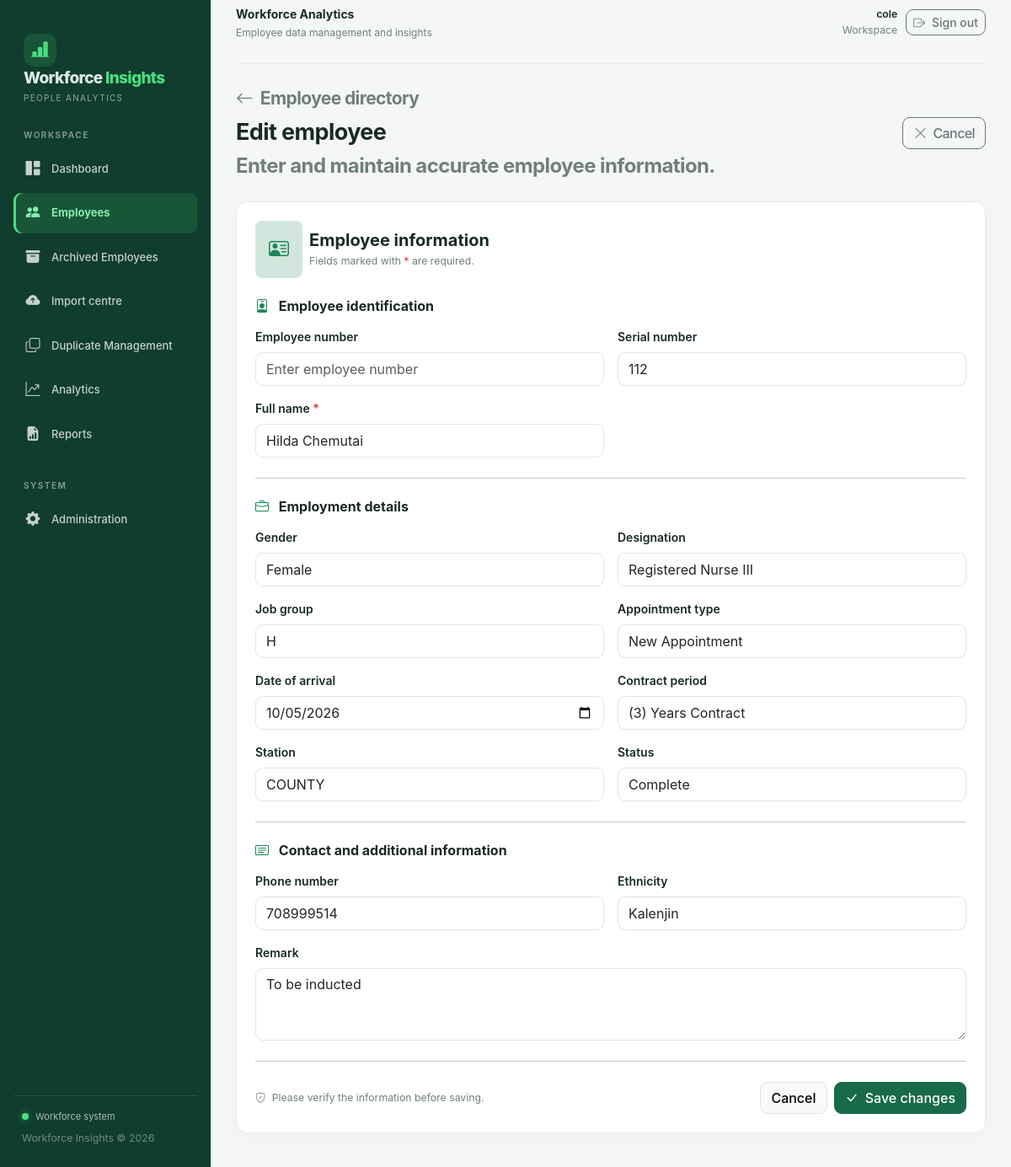
Page /employees/1885/edit/ (signed in) on the committed database.
### apps/employees/models.py (models this page shows, shortened)
class Employee(models.Model):
    employee_number = models.CharField(
        max_length=50,
        unique=True,
        null=True,
        blank=True
    )
    serial_number = models.PositiveIntegerField(
        null=True,
        blank=True
    )
    full_name = models.CharField(max_length=200)
    gender = models.CharField(max_length=30, blank=True)
    designation = models.CharField(max_length=200, blank=True)
    job_group = models.CharField(max_length=30, blank=True)
    appointment_type = models.CharField(max_length=100, blank=True)
    date_of_arrival = models.DateField(null=True, blank=True)
    contract_period = models.CharField(max_length=100, blank=True)
    station = models.CharField(max_length=150, blank=True)
    phone_number = models.CharField(max_length=30, blank=True)
    ethnicity = models.CharField(max_length=100, blank=True)
    status = models.CharField(max_length=100, blank=True)
    remark = models.TextField(blank=True)
    custom_data = models.JSONField(
        default=dict,
        blank=True
    )
    is_archived = models.BooleanField(default=False)
    created_at = models.DateTimeField(auto_now_add=True)
    updated_at = models.DateTimeField(auto_now=True)
    class Meta:
        ordering = ["full_name"]
        indexes = [
            models.Index(fields=["employee_number"]),
            models.Index(fields=["date_of_arrival"]),
            models.Index(fields=["station"]),
            models.Index(fields=["job_group"]),
            models.Index(fields=["status"]),
            models.Index(fields=["is_archived"]),
        ]

### apps/employees/views.py (the view)
# urls.py: path("<int:pk>/edit/", views.employee_update, name="employee_update"),
@login_required
def employee_update(request, pk):
    employee = get_object_or_404(
        Employee,
        pk=pk,
        is_archived=False
    )
    if request.method == "POST":
        form = EmployeeForm(
            request.POST,
            instance=employee
        )
        if form.is_valid():
            form.save()
            messages.success(
                request,
                "Employee information updated successfully."
            )
            return redirect(
                "employee_detail",
                pk=employee.pk
            )
    else:
        form = EmployeeForm(instance=employee)
    return render(
        request,
        "employees/form.html",
        {
            "form": form,
            "title": "Edit employee",
            "employee": employee,
        }
    )

### templates/employees/form.html (shortened to what this page needs)
{% extends "base.html" %}
{% block content %}
<div class="page-heading">
    <div>
        <div class="small mb-2">
            <a href="{% url 'employee_list' %}" class="text-decoration-none text-muted">
                <i class="bi bi-arrow-left me-1"></i>
                Employee directory
            </a>
        </div>
        <h1>{{ title }}</h1>
        <p class="mb-0">
            Enter and maintain accurate employee information.
        </p>
    </div>
    <a href="{% url 'employee_list' %}" class="btn btn-outline-secondary">
        <i class="bi bi-x-lg me-1"></i>
        Cancel
    </a>
</div>
<div class="content-card">
    <div class="d-flex align-items-center gap-2 mb-4">
        <div class="rounded-3 bg-success-subtle text-success p-3">
            <i class="bi bi-person-vcard fs-4"></i>
        </div>
        <div>
            <h5 class="mb-1">Employee information</h5>
            <p class="small text-muted mb-0">
                Fields marked with <span class="text-danger">*</span> are required.
            </p>
        </div>
    </div>
    <form method="post" novalidate>
        <div class="mb-4">
            <h6 class="fw-bold mb-3">
                <i class="bi bi-person-badge text-success me-2"></i>
                Employee identification
            </h6>
            <div class="row g-3">
                {% for field in form %}
                    {% if field.name == "employee_number" or field.name == "serial_number" or field.name == "full_name" %}
                        <div class="col-12 col-md-6">
                            <label for="{{ field.id_for_label }}" class="form-label fw-semibold">
                                {{ field.label }}
                                {% if field.field.required %}
                                    <span class="text-danger">*</span>
                                {% endif %}
                            </label>
                            {{ field }}
                        </div>
                    {% endif %}
                {% endfor %}
            </div>
        </div>
        <hr class="my-4">
        <div class="mb-4">
            <h6 class="fw-bold mb-3">
                <i class="bi bi-briefcase text-success me-2"></i>
                Employment details
            </h6>
            <div class="row g-3">
                {% for field in form %}
                    {% if field.name == "gender" or field.name == "designation" or field.name == "job_group" or field.name == "appointment_type" or field.name == "date_of_arrival" or field.name == "contract_period" or field.name == "station" or field.name == "status" %}
                        <div class="col-12 col-md-6">
                            <label for="{{ field.id_for_label }}" class="form-label fw-semibold">
                                {{ field.label }}
                            </label>
                            {{ field }}
                        </div>
                    {% endif %}
                {% endfor %}
            </div>
        </div>
        <hr class="my-4">
        <div class="mb-4">
            <h6 class="fw-bold mb-3">
                <i class="bi bi-card-text text-success me-2"></i>
                Contact and additional information
            </h6>
            <div class="row g-3">
                {% for field in form %}
                    {% if field.name == "phone_number" or field.name == "ethnicity" %}
                        <div class="col-12 col-md-6">
                            <label for="{{ field.id_for_label }}" class="form-label fw-semibold">
                                {{ field.label }}
                            </label>
                            {{ field }}
                        </div>
                    {% endif %}
                {% endfor %}
                {% for field in form %}
                    {% if field.name == "remark" %}
                        <div class="col-12">
                            <label for="{{ field.id_for_label }}" class="form-label fw-semibold">
                                {{ field.label }}
                            </label>
                            {{ field }}
                        </div>
                    {% endif %}
                {% endfor %}
            </div>
        </div>
        <hr class="my-4">
        <div class="d-flex flex-wrap justify-content-between align-items-center gap-3">
            <span class="small text-muted">
                <i class="bi bi-shield-check me-1"></i>
                Please verify the information before saving.
            </span>
            <div class="d-flex flex-wrap gap-2">
                <a href="{% url 'employee_list' %}" class="btn btn-light border">
                    Cancel
                </a>
                <button type="submit" class="btn btn-success">
                    <i class="bi bi-check-lg me-1"></i>
                    {% if employee %}
                        Save changes
                    {% else %}
                        Add employee
                    {% endif %}
                </button>
            </div>
        </div>
    </form>
</div>
{% endblock %}

### templates/base.html (shortened to what this page needs)
{% load static %}
<!doctype html>
<html lang="en">
<head>
    <link href="https://cdn.jsdelivr.net/npm/bootstrap@5.3.3/dist/css/bootstrap.min.css"
          rel="stylesheet">
    <link rel="stylesheet"
          href="https://cdn.jsdelivr.net/npm/bootstrap-icons@1.11.3/font/bootstrap-icons.min.css">
    <link rel="stylesheet" href="{% static 'css/app.css' %}">
</head>
<body>
<div class="app-shell">
    <aside class="sidebar" id="appSidebar">
        <a href="{% url 'dashboard' %}" class="sidebar-brand">
            <div class="brand-icon">
                <i class="bi bi-bar-chart-line-fill"></i>
            </div>
            <div>
                <div class="brand-name">
                    Workforce <span>Insights</span>
                </div>
                <span class="brand-caption">People analytics</span>
            </div>
        </a>
        <div class="nav-section">WORKSPACE</div>
        <nav class="sidebar-nav">
            <a href="{% url 'dashboard' %}"
               class="sidebar-link {% if request.path == '/' %}active{% endif %}">
                <i class="bi bi-grid-1x2-fill"></i>
                <span>Dashboard</span>
            </a>
            <a href="{% url 'employee_list' %}"
               class="sidebar-link {% if request.resolver_match.url_name == 'employee_list' or request.resolver_match.url_name == 'employee_create' or request.resolver_match.url_name == 'employee_detail' or request.resolver_match.url_name == 'employee_update' or request.resolver_match.url_name == 'employee_archive' %}active{% endif %}">
                <i class="bi bi-people-fill"></i>
                <span>Employees</span>
            </a>
            <a href="{% url 'archived_employee_list' %}"
               class="sidebar-link {% if request.resolver_match.url_name == 'archived_employee_list' %}active{% endif %}">
                <i class="bi bi-archive-fill"></i>
                <span>Archived Employees</span>
            </a>
            <a href="{% url 'imports:upload' %}"
               class="sidebar-link {% if request.resolver_match.app_name == 'imports' %}active{% endif %}">
                <i class="bi bi-cloud-arrow-up-fill"></i>
                <span>Import centre</span>
            </a>
            <a href="{% url 'duplicates:dashboard' %}"
               class="sidebar-link {% if request.resolver_match.app_name == 'duplicates' %}active{% endif %}">
                <i class="bi bi-copy"></i>
                <span>Duplicate Management</span>
            </a>
            <a href="/analytics/"
               class="sidebar-link {% if request.path|slice:':11' == '/analytics/' %}active{% endif %}">
                <i class="bi bi-graph-up-arrow"></i>
                <span>Analytics</span>
            </a>
            <a href="/reports/"
               class="sidebar-link {% if request.path|slice:':9' == '/reports/' %}active{% endif %}">
                <i class="bi bi-file-earmark-bar-graph-fill"></i>
                <span>Reports</span>
            </a>
        </nav>
        <div class="nav-section mt-3">SYSTEM</div>
        <nav class="sidebar-nav">
            <a href="/admin/" class="sidebar-link">
                <i class="bi bi-gear-fill"></i>
                <span>Administration</span>
            </a>
        </nav>
        <div class="sidebar-footer">
            <div class="system-status">
                <span class="status-dot"></span>
                <span>Workforce system</span>
            </div>
            <div class="small mt-2" style="color:rgba(255,255,255,.4)">
                Workforce Insights &copy; {% now "Y" %}
            </div>
        </div>
    </aside>
    <main class="main-content">
        <header class="topbar">
            <div class="d-flex align-items-center gap-3">
                <div>
                    <div class="topbar-title">
                        {% block header_title %}Workforce Analytics{% endblock %}
                    </div>
                    <div class="topbar-subtitle">
                        {% block header_subtitle %}
                            Employee data management and insights
                        {% endblock %}
                    </div>
                </div>
            </div>
            <div class="topbar-actions">
                <div class="d-none d-md-block text-end">
                    <div class="small fw-semibold">
                        {{ request.user.get_full_name|default:request.user.username }}
                    </div>
                    <div class="small text-muted">
                        Workspace
                    </div>
                </div>
                <form method="post" action="{% url 'logout' %}">
                    <button type="submit"
                            class="btn btn-outline-secondary btn-sm">
                        <i class="bi bi-box-arrow-right me-1"></i>
                        <span class="d-none d-sm-inline">Sign out</span>
                    </button>
                </form>
            </div>
        </header>
        {% block content %}{% endblock %}
    </main>
</div>
</body>
</html>

### static/css/app.css (style rules this page uses)
:root { --green:#176b45;--green-dark:#104d34;--ink:#17251e;--muted:#718078;--line:#e7eee9;--bg:#f5f8f6 }
* { box-sizing:border-box }
body { margin:0;background:var(--bg);color:var(--ink);font-family:Inter,system-ui,-apple-system,Segoe UI,sans-serif }
.app-shell { display:flex;min-height:100vh }
.sidebar { width:245px;background:#123d2c;color:#fff;padding:26px 18px;flex-shrink:0 }
.sidebar>a:not(.brand) { display:block;padding:11px 12px;margin:4px 0;border-radius:9px;color:#dcebe2;text-decoration:none;font-size:14px }
.main-content { flex:1;min-width:0;padding:28px 34px }
.topbar { display:flex;justify-content:space-between;align-items:center;padding-bottom:22px;border-bottom:1px solid var(--line);margin-bottom:28px }
.page-heading { display:flex;justify-content:space-between;align-items:center;margin-bottom:24px }
.page-heading h1 { font-size:27px;font-weight:750;margin:0 }
.page-heading p { color:var(--muted);margin:6px 0 0 }
.stat-card,.content-card { background:#fff;border:1px solid var(--line);border-radius:14px;padding:22px;box-shadow:0 4px 18px rgba(18,61,44,.035) }
.content-card h5 { font-weight:700;margin-bottom:18px }
.btn-success { background:var(--green);border-color:var(--green) }

### rows in the picture
Employee: form "112" "Hilda Chemutai", form "Female" "Registered Nurse III" "H" "New Appointment" "10/05/2026" "(3) Years Contract" "COUNTY" "Complete", form "708999514" "Kalenjin", form "To be inducted"

### other values in the picture
{{ request.user.get_full_name|default:request.user.username }} "cole"
{{ title }} "Edit employee"
{{ field.label }} "Employee number" "Serial number" "Full name"
{{ field.label }} "Gender" "Designation" "Job group" "Appointment type" "Date of arrival" "Contract period" "Station" "Status"
{{ field.label }} "Phone number" "Ethnicity"
{{ field.label }} "Remark"
